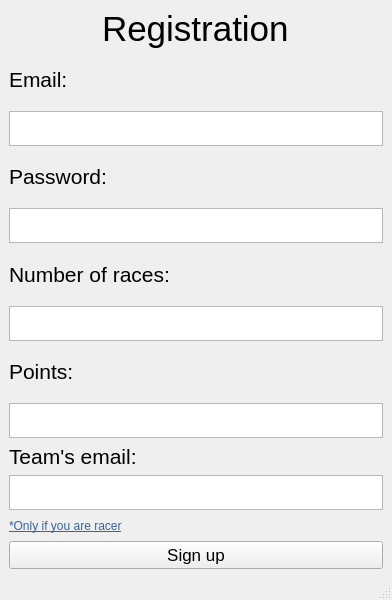
<?xml version="1.0" encoding="UTF-8"?>
<ui version="4.0">
 <class>RegistrationScreen</class>
 <widget class="QMainWindow" name="RegistrationScreen">
  <property name="geometry">
   <rect>
    <x>0</x>
    <y>0</y>
    <width>392</width>
    <height>600</height>
   </rect>
  </property>
  <property name="minimumSize">
   <size>
    <width>392</width>
    <height>600</height>
   </size>
  </property>
  <property name="maximumSize">
   <size>
    <width>392</width>
    <height>600</height>
   </size>
  </property>
  <property name="windowTitle">
   <string>MainWindow</string>
  </property>
  <property name="windowIcon">
   <iconset>
    <normaloff>../../../../Pictures/F1logo.jpg</normaloff>../../../../Pictures/F1logo.jpg</iconset>
  </property>
  <widget class="QWidget" name="centralwidget">
   <layout class="QVBoxLayout" name="verticalLayout_6">
    <item alignment="Qt::AlignHCenter">
     <widget class="QLabel" name="label">
      <property name="font">
       <font>
        <pointsize>21</pointsize>
       </font>
      </property>
      <property name="text">
       <string>&lt;html&gt;&lt;head/&gt;&lt;body&gt;&lt;p&gt;&lt;span style=&quot; font-size:26pt;&quot;&gt;Registration&lt;/span&gt;&lt;/p&gt;&lt;/body&gt;&lt;/html&gt;</string>
      </property>
     </widget>
    </item>
    <item>
     <layout class="QVBoxLayout" name="verticalLayout_7">
      <item>
       <layout class="QVBoxLayout" name="verticalLayout">
        <item>
         <widget class="QLabel" name="label_11">
          <property name="font">
           <font>
            <pointsize>13</pointsize>
           </font>
          </property>
          <property name="text">
           <string>&lt;html&gt;&lt;head/&gt;&lt;body&gt;&lt;p&gt;&lt;span style=&quot; font-size:16pt;&quot;&gt;Email:&lt;/span&gt;&lt;/p&gt;&lt;/body&gt;&lt;/html&gt;</string>
          </property>
         </widget>
        </item>
        <item>
         <widget class="QTextEdit" name="textEdit_8">
          <property name="minimumSize">
           <size>
            <width>270</width>
            <height>35</height>
           </size>
          </property>
          <property name="maximumSize">
           <size>
            <width>1000</width>
            <height>35</height>
           </size>
          </property>
         </widget>
        </item>
       </layout>
      </item>
      <item>
       <layout class="QVBoxLayout" name="verticalLayout_2">
        <item>
         <widget class="QLabel" name="label_12">
          <property name="font">
           <font>
            <pointsize>13</pointsize>
           </font>
          </property>
          <property name="text">
           <string>&lt;html&gt;&lt;head/&gt;&lt;body&gt;&lt;p&gt;&lt;span style=&quot; font-size:16pt;&quot;&gt;Password:&lt;/span&gt;&lt;/p&gt;&lt;/body&gt;&lt;/html&gt;</string>
          </property>
         </widget>
        </item>
        <item>
         <widget class="QTextEdit" name="textEdit_9">
          <property name="minimumSize">
           <size>
            <width>270</width>
            <height>30</height>
           </size>
          </property>
          <property name="maximumSize">
           <size>
            <width>1000</width>
            <height>35</height>
           </size>
          </property>
          <property name="html">
           <string>&lt;!DOCTYPE HTML PUBLIC &quot;-//W3C//DTD HTML 4.0//EN&quot; &quot;http://www.w3.org/TR/REC-html40/strict.dtd&quot;&gt;
&lt;html&gt;&lt;head&gt;&lt;meta name=&quot;qrichtext&quot; content=&quot;1&quot; /&gt;&lt;style type=&quot;text/css&quot;&gt;
p, li { white-space: pre-wrap; }
&lt;/style&gt;&lt;/head&gt;&lt;body style=&quot; font-family:'Ubuntu'; font-size:11pt; font-weight:400; font-style:normal;&quot;&gt;
&lt;p style=&quot;-qt-paragraph-type:empty; margin-top:0px; margin-bottom:0px; margin-left:0px; margin-right:0px; -qt-block-indent:0; text-indent:0px;&quot;&gt;&lt;br /&gt;&lt;/p&gt;&lt;/body&gt;&lt;/html&gt;</string>
          </property>
         </widget>
        </item>
       </layout>
      </item>
      <item>
       <layout class="QVBoxLayout" name="verticalLayout_3">
        <item>
         <widget class="QLabel" name="label_13">
          <property name="font">
           <font>
            <pointsize>13</pointsize>
           </font>
          </property>
          <property name="text">
           <string>&lt;html&gt;&lt;head/&gt;&lt;body&gt;&lt;p&gt;&lt;span style=&quot; font-size:16pt;&quot;&gt;Number of races:&lt;/span&gt;&lt;/p&gt;&lt;/body&gt;&lt;/html&gt;</string>
          </property>
         </widget>
        </item>
        <item>
         <widget class="QTextEdit" name="textEdit_10">
          <property name="minimumSize">
           <size>
            <width>270</width>
            <height>30</height>
           </size>
          </property>
          <property name="maximumSize">
           <size>
            <width>1000</width>
            <height>35</height>
           </size>
          </property>
         </widget>
        </item>
       </layout>
      </item>
      <item>
       <layout class="QVBoxLayout" name="verticalLayout_4">
        <item>
         <widget class="QLabel" name="label_14">
          <property name="font">
           <font>
            <pointsize>13</pointsize>
           </font>
          </property>
          <property name="text">
           <string>&lt;html&gt;&lt;head/&gt;&lt;body&gt;&lt;p&gt;&lt;span style=&quot; font-size:16pt;&quot;&gt;Points:&lt;/span&gt;&lt;/p&gt;&lt;/body&gt;&lt;/html&gt;</string>
          </property>
         </widget>
        </item>
        <item>
         <widget class="QTextEdit" name="textEdit_11">
          <property name="minimumSize">
           <size>
            <width>270</width>
            <height>30</height>
           </size>
          </property>
          <property name="maximumSize">
           <size>
            <width>1000</width>
            <height>35</height>
           </size>
          </property>
         </widget>
        </item>
       </layout>
      </item>
      <item>
       <layout class="QVBoxLayout" name="verticalLayout_5">
        <item>
         <widget class="QLabel" name="label_9">
          <property name="font">
           <font>
            <pointsize>13</pointsize>
           </font>
          </property>
          <property name="text">
           <string>&lt;html&gt;&lt;head/&gt;&lt;body&gt;&lt;p&gt;&lt;span style=&quot; font-size:16pt;&quot;&gt;Team's email:&lt;/span&gt;&lt;/p&gt;&lt;/body&gt;&lt;/html&gt;</string>
          </property>
         </widget>
        </item>
        <item>
         <widget class="QTextEdit" name="textEdit_6">
          <property name="minimumSize">
           <size>
            <width>270</width>
            <height>30</height>
           </size>
          </property>
          <property name="maximumSize">
           <size>
            <width>1000</width>
            <height>35</height>
           </size>
          </property>
         </widget>
        </item>
        <item>
         <widget class="QLabel" name="label_6">
          <property name="font">
           <font>
            <underline>true</underline>
            <strikeout>false</strikeout>
           </font>
          </property>
          <property name="styleSheet">
           <string notr="true">color: rgb(52, 101, 164);</string>
          </property>
          <property name="text">
           <string>*Only if you are racer</string>
          </property>
         </widget>
        </item>
       </layout>
      </item>
     </layout>
    </item>
    <item>
     <layout class="QHBoxLayout" name="horizontalLayout">
      <item>
       <widget class="QPushButton" name="pushButton_2">
        <property name="font">
         <font>
          <pointsize>13</pointsize>
         </font>
        </property>
        <property name="text">
         <string>Sign up</string>
        </property>
       </widget>
      </item>
     </layout>
    </item>
   </layout>
  </widget>
  <widget class="QMenuBar" name="menubar">
   <property name="geometry">
    <rect>
     <x>0</x>
     <y>0</y>
     <width>392</width>
     <height>22</height>
    </rect>
   </property>
  </widget>
  <widget class="QStatusBar" name="statusbar"/>
 </widget>
 <resources/>
 <connections/>
</ui>
